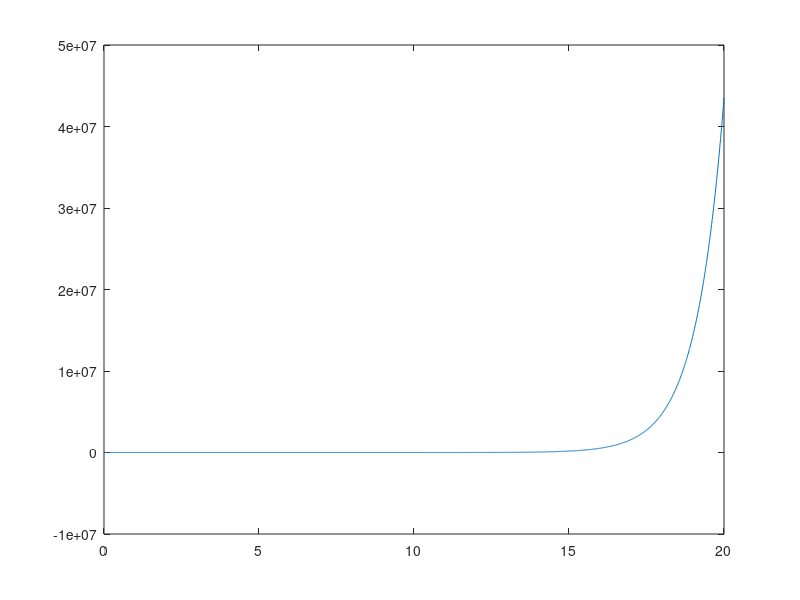
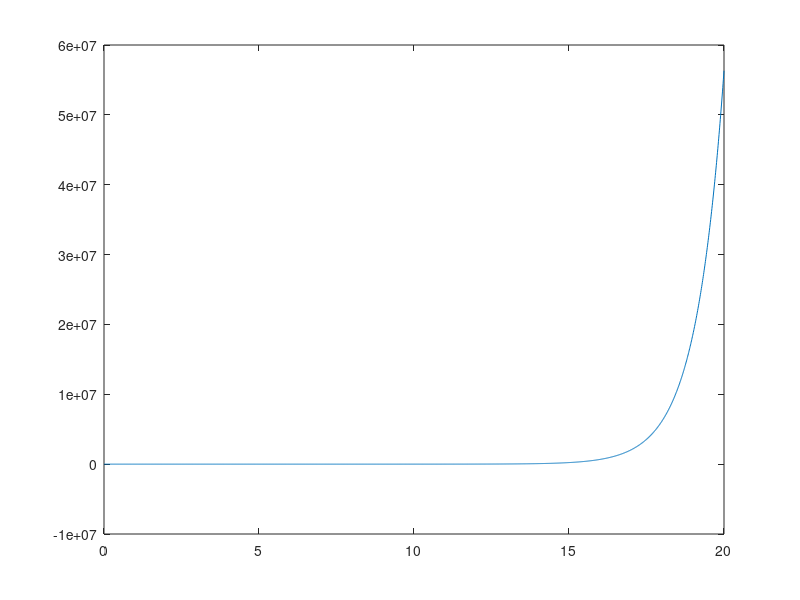
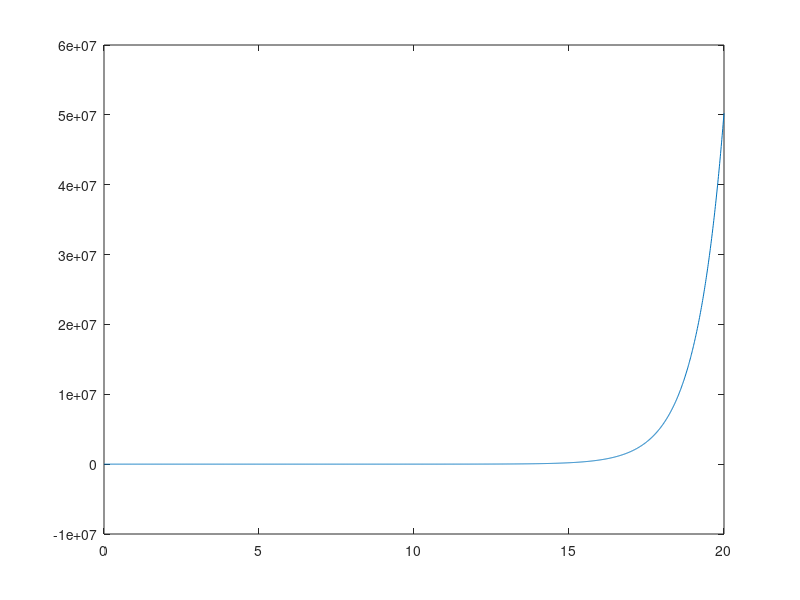
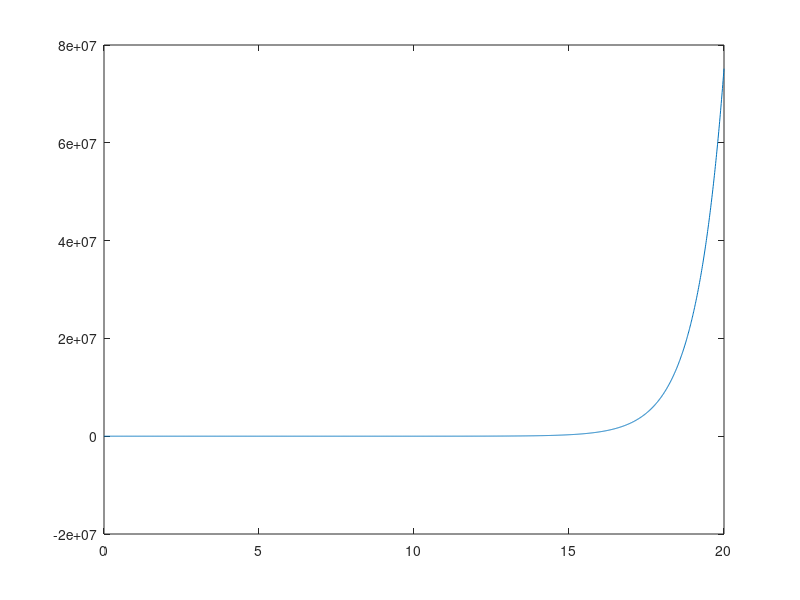

Here is the MATLAB script that generated these plots, in order:
%% 2
%
% PL: Wyznaczenie hipotetycznego modelu matematycznego 
% mechaniki robota w celu wyznaczenia częstotliwości drgań własnych układu 
% oraz symulacja wartości parametrów kinematycznych 
% na wymuszenie modelujące przejazd.
%
% ENG: Mathematical modeling mechanical system of robot to find natural
% freaquencies of system. Analysis of kinematic parameters in time and frequency domain i.e.
% displacement, velocity and acceleration as a response for input signal -
% simulation of ride.
%
%% PARAMETERS DEF
%
clear all
clc

init = num2cell([0.2 0.1 0.05 0.05]);  % masses of bodies
[m1, m2, m3, m4] = deal(init{:});

init = num2cell([2 12 10 15]);  % elasticity coefs
[k1, k2, k3, k4] = deal(init{:});

init = num2cell([0.3 0.08 0.09 0.1]);  % damping coefs
[c1, c2, c3, c4] = deal(init{:});

A = [
0,1,0,0,0,0,0,0;
-(k1+k2),-(c1+c2),(k2),(c2),(0),(0),(0),(0);
0,0,0,1,0,0,0,0;
(k2),(c2),-(k2+k3+k4),-(c2+c3+c4),(k3),(c3),(k4),(c4);
0,0,0,0,0,1,0,0;
(0),(0),(k3),(c3),(-k3),(-c3),(0),(0);
0,0,0,0,0,0,0,1;
(0),(0),(k4),(c4),(-k4),(-c4),(0),(0);
]

B = [
  0,0,0,0;
  1/m1,0,0,0;
  0,0,0,0;
  0,1/m2,0,0;
  0,0,0,0;
  0,0,1/m3,0;
  0,0,0,0;
  0,0,0,1/m4;
]

C = [
    1,0,0,0,0,0,0,0;
    0,0,1,0,0,0,0,0;
    0,0,0,0,1,0,0,0;
    0,0,0,0,0,0,1,0; 

];

D = [0];

sys = ss(A,B,C,D);
[wn,z] = damp(sys);
wn = wn(1:2:length(wn))/2/pi %  [Hz]
z = z(1:2:length(z))*100    %   [%]



t = [0 : 0.01 : 20];
U = [[1; zeros((length(t)-1),1)],zeros((length(t)),1),zeros((length(t)),1),zeros((length(t)),1)];
u_noise = [  wgn(length(t), 1, 0), zeros(length(t),1), zeros(length(t),1), zeros(length(t),1) ]
Y = lsim(sys,u_noise,t);

figure
plot(t,Y(:,1))
figure
plot(t,Y(:,2))
figure
plot(t,Y(:,3))
figure
plot(t,Y(:,4))






